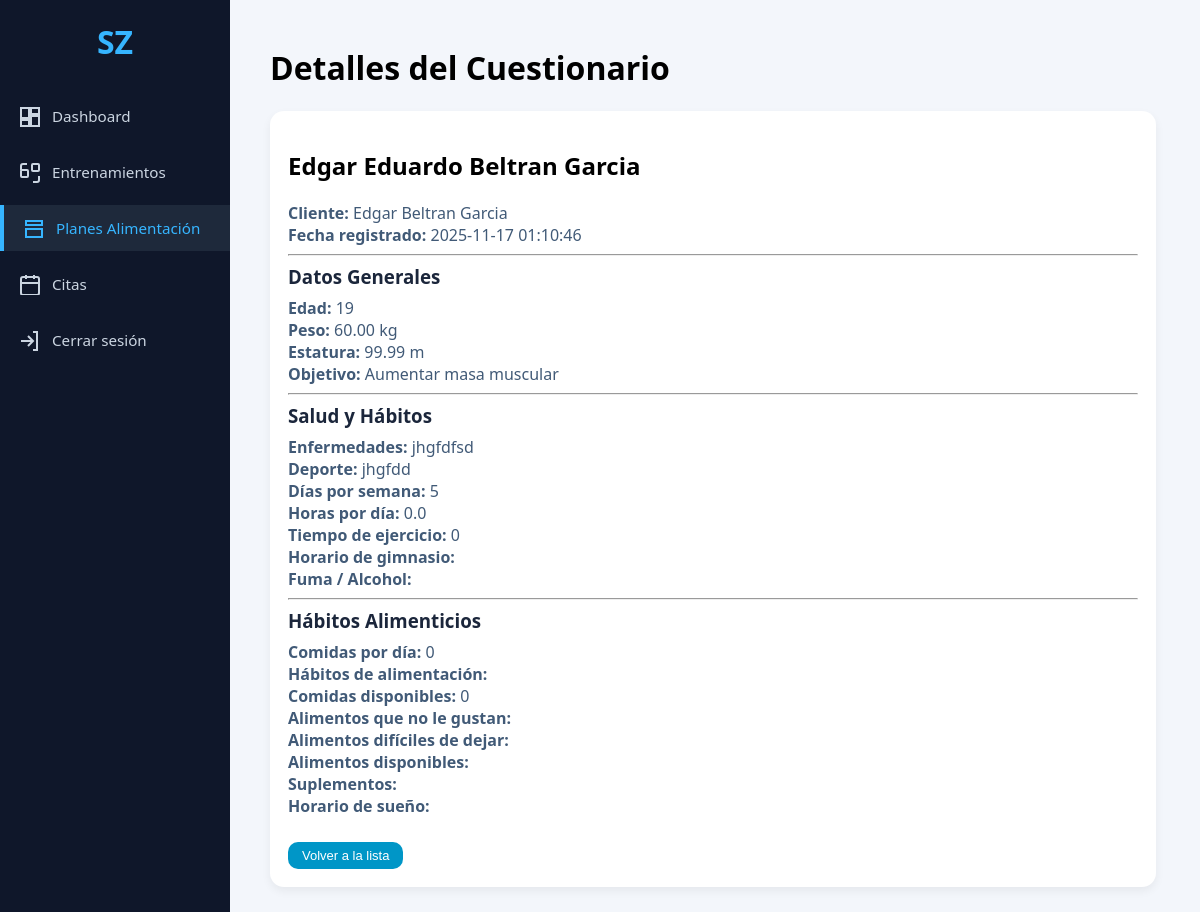
Page /index.php?controller=PlanAlimentacion&action=ver&id=3 (signed in) on the committed database.
### tables this page shows
CREATE TABLE `cuestionario_alimentacion` (
  `idCuestionario` int(11) NOT NULL AUTO_INCREMENT,
  `idUsuario` int(11) NOT NULL,
  `idCoach` int(11) DEFAULT NULL,
  `nombreCompleto` varchar(150) DEFAULT NULL,
  `edad` int(11) DEFAULT NULL,
  `peso` decimal(5,2) DEFAULT NULL,
  `estatura` decimal(4,2) DEFAULT NULL,
  `objetivo` varchar(100) DEFAULT NULL,
  `enfermedades` text DEFAULT NULL,
  `deporte` varchar(100) DEFAULT NULL,
  `diasSemana` int(11) DEFAULT NULL,
  `horasDia` decimal(3,1) DEFAULT NULL,
  `tiempoEjercicio` varchar(100) DEFAULT NULL,
  `horarioGym` varchar(100) DEFAULT NULL,
  `fumaAlcohol` varchar(100) DEFAULT NULL,
  `comidasDia` int(11) DEFAULT NULL,
  `alimentacionHabitos` text DEFAULT NULL,
  `comidasDisponibles` int(11) DEFAULT NULL,
  `alimentosNoGustan` text DEFAULT NULL,
  `alimentosDificilesDejar` text DEFAULT NULL,
  `alimentosDisponibles` text DEFAULT NULL,
  `suplementos` text DEFAULT NULL,
  `horarioSueno` varchar(100) DEFAULT NULL,
  `fechaRegistro` timestamp NOT NULL DEFAULT current_timestamp(),
  PRIMARY KEY (`idCuestionario`),
  KEY `idUsuario` (`idUsuario`),
  KEY `cuestionario_alimentacion_fk_coach` (`idCoach`),
  CONSTRAINT `cuestionario_alimentacion_fk_coach` FOREIGN KEY (`idCoach`) REFERENCES `coach` (`idCoach`) ON DELETE SET NULL ON UPDATE CASCADE,
  CONSTRAINT `cuestionario_alimentacion_ibfk_1` FOREIGN KEY (`idUsuario`) REFERENCES `usuarios` (`idUsuario`)
);

CREATE TABLE `usuarios` (
  `idUsuario` int(11) NOT NULL AUTO_INCREMENT,
  `nombre` varchar(256) NOT NULL,
  `apePa` varchar(256) DEFAULT NULL,
  `apeMa` varchar(256) DEFAULT NULL,
  `genero` varchar(50) DEFAULT NULL,
  `telefono` varchar(50) DEFAULT NULL,
  `correo` varchar(256) NOT NULL,
  `contrasena` varchar(256) NOT NULL,
  `fechaRegi` date DEFAULT curdate(),
  `rol` enum('admin','entrenador','cliente') DEFAULT 'cliente',
  `idMembresia` int(11) DEFAULT NULL,
  `idAdministrador` int(11) DEFAULT NULL,
  `idCoach` int(11) DEFAULT NULL,
  PRIMARY KEY (`idUsuario`),
  UNIQUE KEY `correo` (`correo`),
  KEY `idAdministrador` (`idAdministrador`),
  KEY `fk_usuario_entrenador` (`idCoach`),
  CONSTRAINT `fk_usuario_entrenador` FOREIGN KEY (`idCoach`) REFERENCES `coach` (`idCoach`) ON DELETE SET NULL,
  CONSTRAINT `usuarios_ibfk_1` FOREIGN KEY (`idAdministrador`) REFERENCES `administrador` (`idAdministrador`) ON DELETE SET NULL
);

### app/controllers/PlanAlimentacionController.php (called while the page is built, shortened)
<?php
require_once __DIR__ . '/../models/PlanAlimentacionModel.php';
class PlanAlimentacionController {
    private $model;
    public function __construct($db) {
        $this->model = new PlanAlimentacionModel($db);
    }
    public function ver() {
        $id = (int) $_GET['id'];
        $cuestionario = $this->model->obtenerCuestionarioPorId($id);
        require __DIR__ . '/../views/entrenador/plan-alimentacion-detalles.php';
    }
}

### app/models/PlanAlimentacionModel.php (called while the page is built, shortened)
<?php
class PlanAlimentacionModel {
    private $db;
    public function __construct($db) {
        $this->db = $db;
    }
    public function obtenerCuestionarioPorId($idCuestionario) {
        $sql = "SELECT ca.*, u.nombre AS nombreUsuario, u.apePa, u.apeMa
                FROM cuestionario_alimentacion ca
                INNER JOIN usuarios u ON u.idUsuario = ca.idUsuario
                WHERE ca.idCuestionario = ? LIMIT 1";
        $stmt = $this->db->prepare($sql);
        $stmt->bind_param("i", $idCuestionario);
        $stmt->execute();
        $result = $stmt->get_result();
        $cuestionario = $result->fetch_assoc();
        return $cuestionario;
    }
}

### app/views/entrenador/plan-alimentacion-detalles.php (the view, shortened to what this page needs)
<!DOCTYPE html>
<html lang="es">
<head>
    <link rel="stylesheet" href="public/css/trainer.css">
</head>
<body>
<aside class="sidebar-trainer">
    <div class="sidebar-logo">SZ</div>
    <nav class="sidebar-nav">
        <a href="index.php?controller=coach&action=index" class="sidebar-item">
            <svg fill="none" stroke="currentColor" stroke-width="2">
                <path d="M3 13h8V3H3v10zm0 8h8v-6H3v6zm10 0h8v-10h-8v10zm0-18v6h8V3h-8z"/>
            </svg>
            <span>Dashboard</span>
        </a>
        <a href="index.php?controller=entrenamientos&action=index" class="sidebar-item">
            <svg fill="none" stroke="currentColor" stroke-width="2">
                <path d="M21 15v4a2 2 0 0 1-2 2h-4"/>
                <path d="M3 9V5a2 2 0 0 1 2-2h4"/>
                <rect x="3" y="9" width="7" height="7" rx="1"/>
                <rect x="14" y="3" width="7" height="7" rx="1"/>
            </svg>
            <span>Entrenamientos</span>
        </a>
        <a href="index.php?controller=PlanAlimentacion&action=listar" class="sidebar-item active">
            <svg fill="none" stroke="currentColor" stroke-width="2">
                <path d="M4 4h16v4H4z"/>
                <path d="M4 12h16v8H4z"/>
            </svg>
            <span>Planes Alimentación</span>
        </a>
        <a href="index.php?controller=citas&action=lista" class="sidebar-item">
            <svg fill="none" stroke="currentColor" stroke-width="2">
                <rect x="3" y="4" width="18" height="18" rx="2"/>
                <path d="M16 2v4M8 2v4M3 10h18"/>
            </svg>
            <span>Citas</span>
        </a>
        <a href="index.php?controller=user&action=logout" class="sidebar-item">
            <svg fill="none" stroke="currentColor" stroke-width="2">
                <path d="M15 3h4v18h-4"/>
                <path d="M10 17l5-5-5-5"/>
                <path d="M15 12H3"/>
            </svg>
            <span>Cerrar sesión</span>
        </a>
    </nav>
</aside>
<main class="main-content">
    <h1>Detalles del Cuestionario</h1>
    <div class="training-card" style="max-width:850px; margin-top:20px;">
        <h2><?= htmlspecialchars($cuestionario['nombreCompleto']) ?></h2>
        <p><strong>Cliente:</strong>
            <?= htmlspecialchars($cuestionario['nombreUsuario'] . ' ' . $cuestionario['apePa'] . ' ' . $cuestionario['apeMa']) ?>
        </p>
        <p><strong>Fecha registrado:</strong> <?= htmlspecialchars($cuestionario['fechaRegistro']) ?></p>
        <hr>
        <h3>Datos Generales</h3>
        <p><strong>Edad:</strong> <?= $cuestionario['edad'] ?></p>
        <p><strong>Peso:</strong> <?= $cuestionario['peso'] ?> kg</p>
        <p><strong>Estatura:</strong> <?= $cuestionario['estatura'] ?> m</p>
        <p><strong>Objetivo:</strong> <?= htmlspecialchars($cuestionario['objetivo']) ?></p>
        <hr>
        <h3>Salud y Hábitos</h3>
        <p><strong>Enfermedades:</strong> <?= nl2br(htmlspecialchars($cuestionario['enfermedades'])) ?></p>
        <p><strong>Deporte:</strong> <?= htmlspecialchars($cuestionario['deporte']) ?></p>
        <p><strong>Días por semana:</strong> <?= $cuestionario['diasSemana'] ?></p>
        <p><strong>Horas por día:</strong> <?= $cuestionario['horasDia'] ?></p>
        <p><strong>Tiempo de ejercicio:</strong> <?= htmlspecialchars($cuestionario['tiempoEjercicio']) ?></p>
        <p><strong>Horario de gimnasio:</strong> <?= htmlspecialchars($cuestionario['horarioGym']) ?></p>
        <p><strong>Fuma / Alcohol:</strong> <?= htmlspecialchars($cuestionario['fumaAlcohol']) ?></p>
        <hr>
        <h3>Hábitos Alimenticios</h3>
        <p><strong>Comidas por día:</strong> <?= $cuestionario['comidasDia'] ?></p>
        <p><strong>Hábitos de alimentación:</strong> <?= nl2br(htmlspecialchars($cuestionario['alimentacionHabitos'])) ?></p>
        <p><strong>Comidas disponibles:</strong> <?= htmlspecialchars($cuestionario['comidasDisponibles']) ?></p>
        <p><strong>Alimentos que no le gustan:</strong><br>
        </p>
        <p><strong>Alimentos difíciles de dejar:</strong><br>
        </p>
        <p><strong>Alimentos disponibles:</strong><br>
        </p>
        <p><strong>Suplementos:</strong><br>
        </p>
        <p><strong>Horario de sueño:</strong><br>
        </p>
        <div style="margin-top:25px;">
            <a href="index.php?controller=PlanAlimentacion&action=listar">
                <button class="btn-small btn-edit">Volver a la lista</button>
            </a>
        </div>
    </div>
</main>
</body>
</html>

### public/css/trainer.css (style rules this page uses)
body { margin: 0; font-family: 'Segoe UI', Tahoma, sans-serif; background: #f3f6fb; display: flex; height: 100vh; }
.sidebar-trainer { width: 230px; background: #0f172a; height: 100vh; padding: 20px 0; position: fixed; top: 0; left: 0; }
.sidebar-logo { font-size: 2rem; color: #36b5ff; font-weight: bold; text-align: center; margin-bottom: 30px; }
.sidebar-nav { display: flex; flex-direction: column; gap: 10px; }
.sidebar-item { display: flex; align-items: center; gap: 12px; padding: 12px 18px; color: #cbd5e1; text-decoration: none; transition: 0.2s; }
.sidebar-item svg { width: 22px; height: 22px; }
.sidebar-item.active { background: #1e293b; border-left: 4px solid #36b5ff; color: #36b5ff; }
.sidebar-item span { font-size: 0.95rem; font-weight: 500; }
.main-content { margin-left: 230px; padding: 30px; }
.main-content { flex: 1; padding: 25px 40px; overflow-y: auto; }
.training-card { background: #ffffff; padding: 18px; border-radius: 14px; box-shadow: 0 4px 10px rgba(0,0,0,0.06); }
.training-card h3 { margin: 0 0 8px; color: #1b263b; }
.training-card p { margin: 0; color: #415a77; }
.btn-small { padding: 6px 14px; border-radius: 10px; border: none; cursor: pointer; font-size: 13px; }
.btn-edit { background: #0096c7; color: #fff; }

### rows in the picture
cuestionario_alimentacion: nombreCompleto "Edgar Eduardo Beltran Garcia", idUsuario.apeMa "Edgar Beltran Garcia", fechaRegistro "2025-11-17 01:10:46", edad "19", peso "60.00", estatura "99.99", objetivo "Aumentar masa muscular", enfermedades "jhgfdfsd", deporte "jhgfdd", diasSemana "5", horasDia "0.0", tiempoEjercicio "0", comidasDia "0", comidasDisponibles "0"
